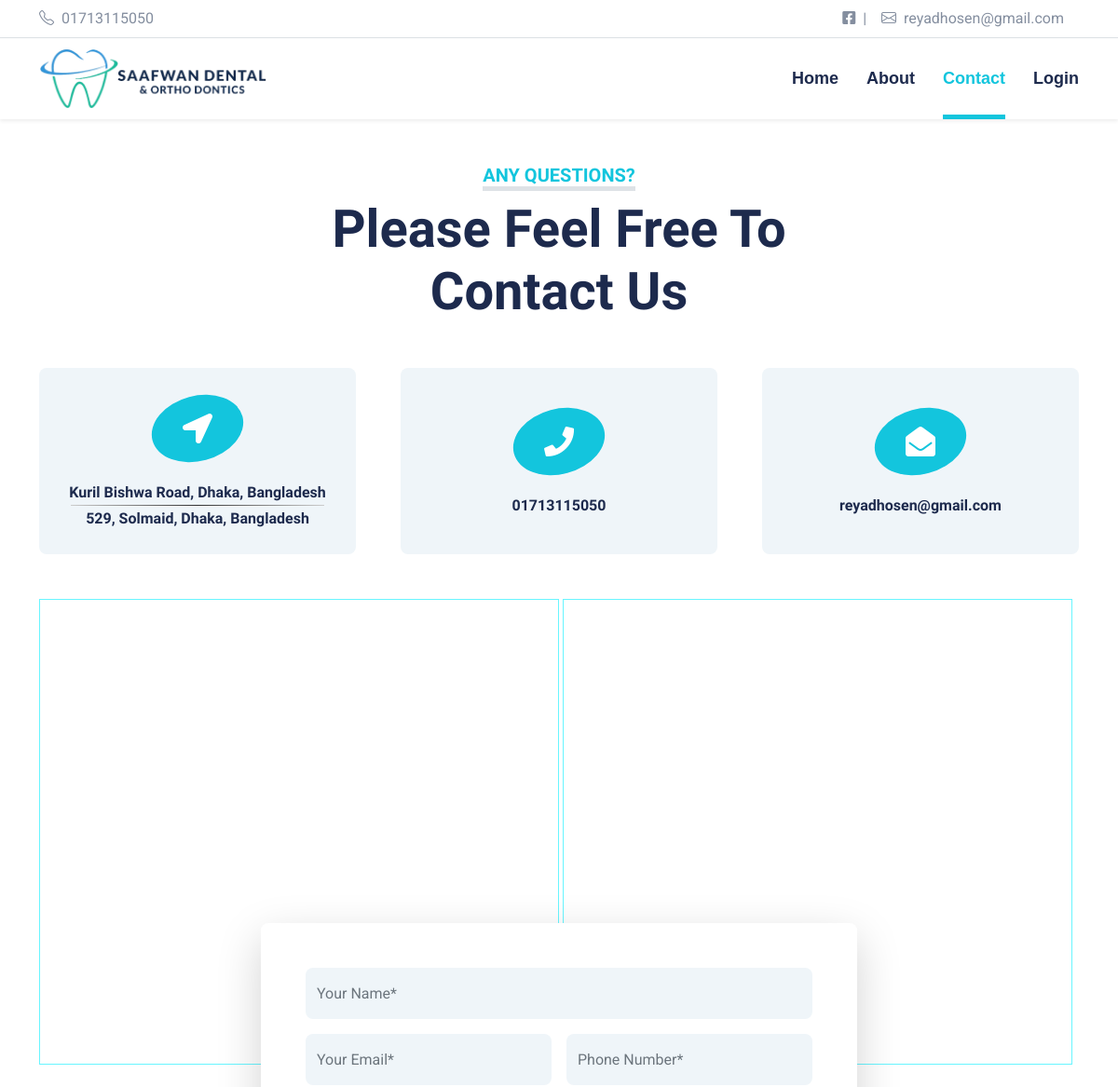
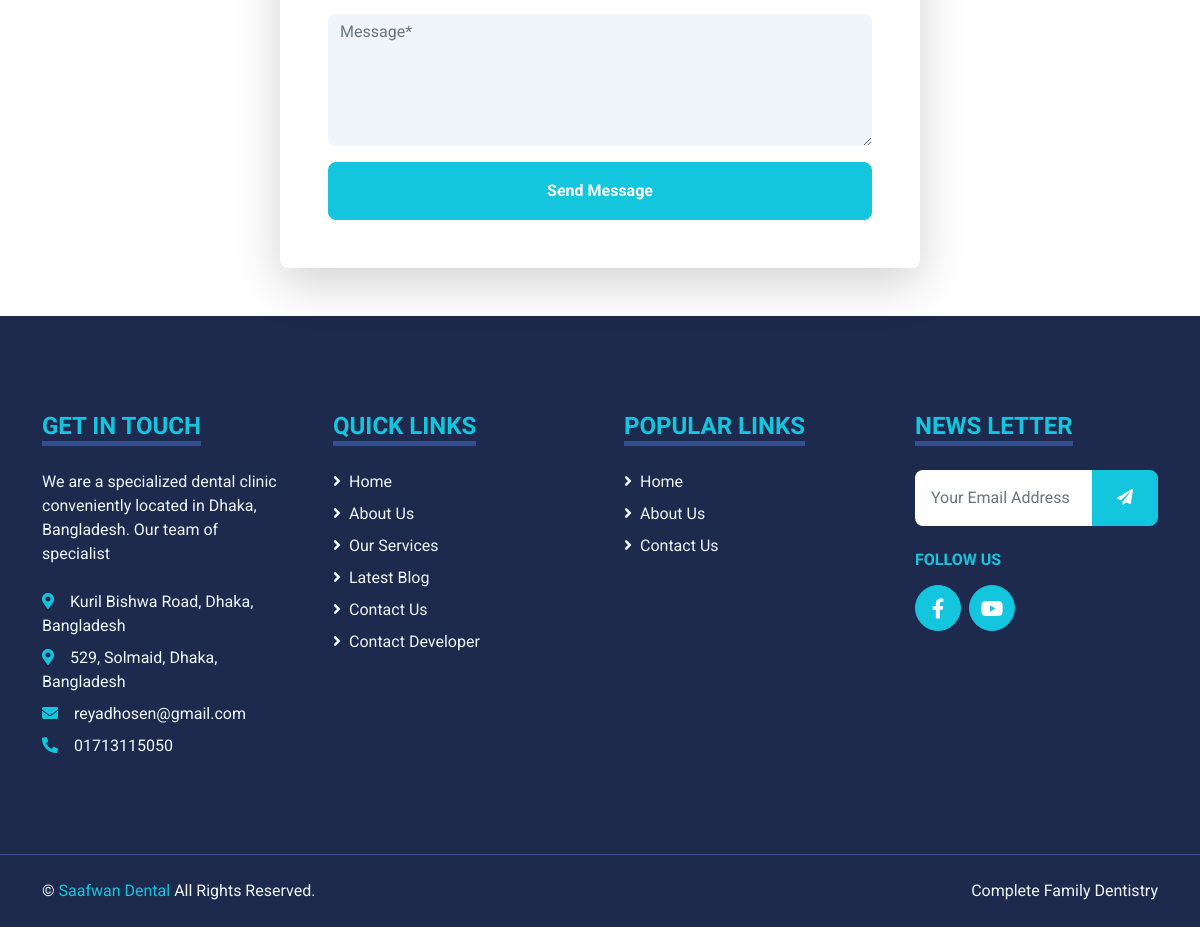
Screenshot of /view/contact.php with the database file from the repository (2 pictures, top to bottom).
### tables this page shows
CREATE TABLE `doctors` (
  `id` int(11) NOT NULL,
  `name` varchar(50) NOT NULL,
  `email` varchar(50) NOT NULL,
  `phone` varchar(20) NOT NULL,
  `password` varchar(20) NOT NULL,
  `created_at` date DEFAULT NULL,
  `deleted_at` date DEFAULT NULL,
  `chamber1` varchar(250) NOT NULL,
  `chamber2` varchar(250) DEFAULT NULL
);

### View/contact.php (the view, shortened to what this page needs)
<!DOCTYPE html>
<html lang="en">
<head>
    <link href="https://cdnjs.cloudflare.com/ajax/libs/font-awesome/5.15.0/css/all.min.css" rel="stylesheet">
    <link href="https://cdn.jsdelivr.net/npm/bootstrap-icons@1.4.1/font/bootstrap-icons.css" rel="stylesheet">
    <link href="../Assets/lib/owlcarousel/assets/owl.carousel.min.css" rel="stylesheet">
    <link href="../Assets/lib/tempusdominus/css/tempusdominus-bootstrap-4.min.css" rel="stylesheet" />
    <link href="../Assets/css/bootstrap.min.css" rel="stylesheet">
    <link href="../Assets/css/style.css" rel="stylesheet">
</head>
<body>
    <?php include("./components/header.php") ?>
    <div class="container-fluid sticky-top bg-white shadow-sm">
        <div class="container">
            <nav class="navbar navbar-expand-lg bg-white navbar-light py-3 py-lg-0">
                <a href="../" class="navbar-brand">
                    <img src="../Assets/img/saafwanLogo.png" alt="saafwan" width="250">
                </a>
                <div class="collapse navbar-collapse" id="navbarCollapse">
                    <div class="navbar-nav ms-auto py-0">
                        <a href="../" class="nav-item nav-link">Home</a>
                        <a href="about.php" class="nav-item nav-link">About</a>
                        <a href="contact.php" class="nav-item nav-link active">Contact</a>
                        <a href="login.php" class="nav-item nav-link">Login</a>
                    </div>
                </div>
            </nav>
        </div>
    </div>
    <div class="container-fluid pt-5">
        <div class="container">
            <div class="text-center mx-auto mb-5" style="max-width: 500px;">
                <h5 class="d-inline-block text-primary text-uppercase border-bottom border-5">Any Questions?</h5>
                <h1 class="display-4">Please Feel Free To Contact Us</h1>
            </div>
            <div class="row g-5 mb-5">
                <div class="col-lg-4">
                    <div class="bg-light rounded d-flex flex-column align-items-center justify-content-center text-center" style="height: 200px;">
                        <div class="d-flex align-items-center justify-content-center bg-primary rounded-circle mb-4" style="width: 100px; height: 70px; transform: rotate(-15deg);">
                            <i class="fa fa-2x fa-location-arrow text-white" style="transform: rotate(15deg);"></i>
                        </div>
                        <a href="https://goo.gl/maps/UNbvXS7gSgkVrHSc9?coh=178571&entry=tt">
                            <h6 class="mb-0"><?php echo $doc["chamber1"] ?></h6>
                        </a>
                        <div class="my-1" style="border: 0; width: 80%; height: 1px;background: #333; background-image: linear-gradient(to right, #ccc, #333, #ccc);"></div>
                        <a href="https://goo.gl/maps/F2NVNdZatgLU3zuz6?coh=178571&entry=tt">
                            <h6 class="mb-0"><?php echo $doc["chamber2"] ?></h6>
                        </a>
                    </div>
                </div>
                <div class="col-lg-4">
                    <a href="tel:<?php echo $doc["phone"] ?>">
                        <div class="bg-light rounded d-flex flex-column align-items-center justify-content-center text-center" style="height: 200px;">
                            <div class="d-flex align-items-center justify-content-center bg-primary rounded-circle mb-4" style="width: 100px; height: 70px; transform: rotate(-15deg);">
                                <i class="fa fa-2x fa-phone text-white" style="transform: rotate(15deg);"></i>
                            </div>
                            <h6 class="mb-0"><?php echo $doc["phone"] ?></h6>
                        </div>
                    </a>
                </div>
                <div class="col-lg-4">
                    <a href="mailto:<?php echo $doc["email"] ?>">
                        <div class="bg-light rounded d-flex flex-column align-items-center justify-content-center text-center" style="height: 200px;">
                            <div class="d-flex align-items-center justify-content-center bg-primary rounded-circle mb-4" style="width: 100px; height: 70px; transform: rotate(-15deg);">
                                <i class="fa fa-2x fa-envelope-open text-white" style="transform: rotate(15deg);"></i>
                            </div>
                            <h6 class="mb-0"><?php echo $doc["email"] ?></h6>
                        </div>
                    </a>
                </div>
            </div>
            <div class="row">
                <div class="col-12" style="height: 500px;" id="location-map">
                    <div class="position-relative h-100">
                        <iframe class="position-relative h-100" src="https://www.google.com/maps/embed?pb=!1m18!1m12!1m3!1d912.5262092333888!2d90.42075776961188!3d23.814870798664167!2m3!1f0!2f0!3f0!3m2!1i1024!2i768!4f13.1!3m3!1m2!1s0x3755c6520d69b317%3A0x8c0b407d9eb44919!2sSaafwan%20Dental%20and%20Ortho%20Dontics!5e0!3m2!1sen!2sbd!4v1685219112880!5m2!1sen!2sbd" frameborder="0" style="border:1px solid rgb(104, 245, 255); width:50%" allowfullscreen="" aria-hidden="false" tabindex="0"></iframe>
                        <iframe class="position-relative h-100" src="https://www.google.com/maps/embed?pb=!1m18!1m12!1m3!1d3650.270250965426!2d90.42859447575232!3d23.80898717863042!2m3!1f0!2f0!3f0!3m2!1i1024!2i768!4f13.1!3m3!1m2!1s0x3755c77c70a7d73f%3A0x13b6c94f7409f500!2sSaafwan%20Dental!5e0!3m2!1sen!2sbd!4v1685219171586!5m2!1sen!2sbd" frameborder="0" style="border:1px solid rgb(104, 245, 255); width:49%" allowfullscreen="" aria-hidden="false" tabindex="0"></iframe>
                    </div>
                </div>
            </div>
            <div class="row justify-content-center position-relative" style=" z-index: 1;" id="send-msg">
                <div class="col-lg-8">
                    <div class="bg-white shadow-lg rounded p-5 m-5 mb-0">
                        <form action="../Controller/anonymous/contactController.php" method="POST">
                            <div class="row g-3">
                                <div class="col-12 col-sm-12">
                                    <input type="text" class="form-control bg-light border-0" name="name" placeholder="Your Name*" style="height: 55px;" required>
                                </div>
                                <div class="col-12 col-sm-6">
                                    <input type="email" class="form-control bg-light border-0" name="email" placeholder="Your Email*" style="height: 55px;" required>
                                </div>
                                <div class="col-12 col-sm-6">
                                    <input type="text" class="form-control bg-light border-0" name="phone" placeholder="Phone Number*" style="height: 55px;" required>
                                </div>
                                <div class="col-12">
                                    <textarea class="form-control bg-light border-0" name="message" rows="5" placeholder="Message*" required></textarea>
                                </div>
                                <div class="col-12">
                                    <button class="btn btn-primary w-100 py-3" type="submit">Send Message</button>
                                </div>
                            </div>
                        </form>
                    </div>
                </div>
            </div>
        </div>
    </div>
    <?php include('./components/footer.php') ?>
</body>
</html>

### View/components/header.php (shortened to what this page needs)
<?php
$db = connect();
$sql = "SELECT * FROM doctors where id = 1";
$doc = $db->query($sql)->fetch_assoc();
?>
<div class="container-fluid py-2 border-bottom d-none d-lg-block">
    <div class="container">
        <div class="row">
            <div class="col-md-6 text-center text-lg-start mb-2 mb-lg-0">
                <div class="d-inline-flex align-items-center">
                    <a class="text-decoration-none text-body pe-3" href="tel:<?php echo $doc["phone"] ?>"><i class="bi bi-telephone me-2"></i><?php echo $doc["phone"] ?></a>
                </div>
            </div>
            <div class="col-md-6 text-center text-lg-end">
                <div class="d-inline-flex align-items-center">
                    <a class="text-body px-2" href="https://www.facebook.com/SaafwanDentalClinic">
                        <i class="fab fa-facebook-square"></i>
                    </a>
                    <span class="text-body">|</span>
                    <a class="text-decoration-none text-body px-3" href="mailto:<?php echo $doc["email"] ?>"><i class="bi bi-envelope me-2"></i><?php echo $doc["email"] ?></a>
                </div>
            </div>
        </div>
    </div>
</div>

### View/components/footer.php (shortened to what this page needs)
<div class="container-fluid bg-dark text-light mt-5 py-5">
    <div class="container py-5">
        <div class="row g-5">
            <div class="col-lg-3 col-md-6">
                <h4 class="d-inline-block text-primary text-uppercase border-bottom border-5 border-secondary mb-4">Get In Touch</h4>
                <p class="mb-4">We are a specialized dental clinic conveniently located in Dhaka, Bangladesh. Our team of specialist</p>
                <p class="mb-2">
                    <a href="https://goo.gl/maps/UNbvXS7gSgkVrHSc9?coh=178571&entry=tt" style="color: aliceblue;"><i class="fa fa-map-marker-alt text-primary me-3"></i><?php echo $doc["chamber1"] ?></a>
                </p>
                <p class="mb-2">
                    <a href="https://goo.gl/maps/F2NVNdZatgLU3zuz6?coh=178571&entry=tt" style="color: aliceblue;"><i class="fa fa-map-marker-alt text-primary me-3"></i><?php echo $doc["chamber2"] ?></a>
                </p>
                <p class="mb-2"><a href="mailto:<?php echo $doc["email"] ?>" style="color: aliceblue;"><i class="fa fa-envelope text-primary me-3"></i><?php echo $doc["email"] ?></a></p>
                <p class="mb-0"><a href="tel:<?php echo $doc["phone"] ?>" style="color: aliceblue;"><i class="fa fa-phone-alt text-primary me-3"></i><?php echo $doc["phone"] ?></a></p>
            </div>
            <div class="col-lg-3 col-md-6">
                <h4 class="d-inline-block text-primary text-uppercase border-bottom border-5 border-secondary mb-4">Quick Links</h4>
                <div class="d-flex flex-column justify-content-start">
                    <a class="text-light mb-2" href="../"><i class="fa fa-angle-right me-2"></i>Home</a>
                    <a class="text-light mb-2" href="about.php"><i class="fa fa-angle-right me-2"></i>About Us</a>
                    <a class="text-light mb-2" href="../#service"><i class="fa fa-angle-right me-2"></i>Our Services</a>
                    <a class="text-light mb-2" href="../#blog"><i class="fa fa-angle-right me-2"></i>Latest Blog</a>
                    <a class="text-light mb-2" href="contact.php"><i class="fa fa-angle-right me-2"></i>Contact Us</a>
                    <a class="text-light" href="http://reyad.ezyro.com/" target="_blank"><i class="fa fa-angle-right me-2"></i>Contact Developer</a>
                </div>
            </div>
            <div class="col-lg-3 col-md-6">
                <h4 class="d-inline-block text-primary text-uppercase border-bottom border-5 border-secondary mb-4">Popular Links</h4>
                <div class="d-flex flex-column justify-content-start">
                    <a class="text-light mb-2" href="../"><i class="fa fa-angle-right me-2"></i>Home</a>
                    <a class="text-light mb-2" href="about.php"><i class="fa fa-angle-right me-2"></i>About Us</a>
                    <a class="text-light" href="contact.php"><i class="fa fa-angle-right me-2"></i>Contact Us</a>
                </div>
            </div>
            <div class="col-lg-3 col-md-6">
                <h4 class="d-inline-block text-primary text-uppercase border-bottom border-5 border-secondary mb-4">News letter</h4>
                <form action="../Controller/anonymous/anonymousEmailController.php" method="POST">
                    <div class="input-group">
                        <input type="email" class="form-control p-3 border-0" name="email" placeholder="Your Email Address" required>
                        <button class="btn btn-primary px-4" type="submit"><i class="fas fa-paper-plane"></i></button>
                    </div>
                </form>
                <h6 class="text-primary text-uppercase mt-4 mb-3">Follow Us</h6>
                <div class="d-flex">
                    <a class="btn btn-lg btn-primary btn-lg-square rounded-circle me-2" href="https://www.facebook.com/SaafwanDentalClinic"><i class="fab fa-facebook-f"></i></a>
                    <a class="btn btn-lg btn-primary btn-lg-square rounded-circle" href="https://www.youtube.com/@saafwandental8071"><i class="fab fa-youtube"></i></a>
                </div>
            </div>
        </div>
    </div>
</div>
<div class="container-fluid bg-dark text-light border-top border-secondary py-4">
    <div class="container">
        <div class="row g-5">
            <div class="col-md-6 text-center text-md-start">
                <p class="mb-md-0">&copy; <a class="text-primary" href="#">Saafwan Dental</a> All Rights Reserved.</p>
            </div>
            <div class="col-md-6 text-center text-md-end">
                <p class="mb-0">Complete Family Dentistry</p>
            </div>
        </div>
    </div>
</div>

### Assets/css/style.css (style rules this page uses)
:root { --primary: #13C5DD; --secondary: #354F8E; --light: #EFF5F9; --dark: #1D2A4D; }
.btn { font-weight: 700; transition: .5s; }
.btn-primary { color: #FFFFFF; }
.btn-lg-square { width: 46px; height: 46px; }
.btn-square, .btn-sm-square, .btn-lg-square { padding-left: 0; padding-right: 0; text-align: center; }
.navbar-light .navbar-nav .nav-link { font-family: 'Jost', sans-serif; position: relative; margin-left: 30px; padding: 30px 0; font-size: 18px; font-weight: 700; color: var(--dark); outline: none; transition: .5s; }
.navbar-light .navbar-nav .nav-link:hover, .navbar-light .navbar-nav .nav-link.active { color: var(--primary); }
@media (min-width: 992px) { .navbar-light .navbar-nav .nav-link::before { position: absolute; content: ""; width: 0; height: 5px; bottom: 0; left: 50%; background: var(--primary); transition: .5s; } }
@media (min-width: 992px) { .navbar-light .navbar-nav .nav-link:hover::before, .navbar-light .navbar-nav .nav-link.active::before { width: 100%; left: 0; } }
@media (min-width: 992px) { #send-msg { margin-top: -200px; } }

### rows the page displays
doctors: phone "01713115050", email "reyadhosen@gmail.com", chamber1 "Kuril Bishwa Road, Dhaka, Bangladesh", chamber2 "529, Solmaid, Dhaka, Bangladesh"
